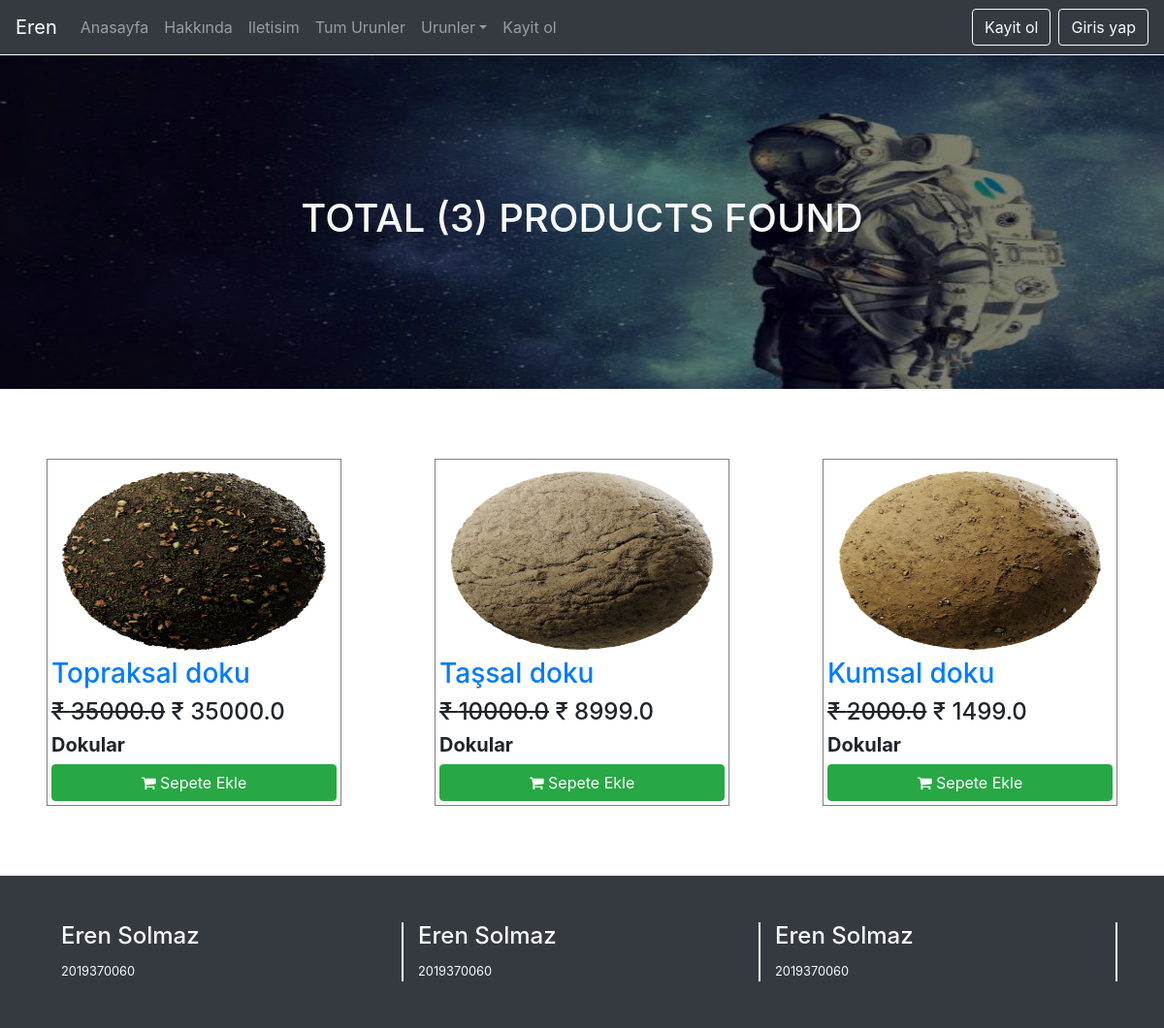
/all_products?cat=1, run on the app's committed database.
### secondapp/models.py (models this page shows, shortened)
class add_product(models.Model):
    seller = models.ForeignKey(User,on_delete=models.CASCADE)
    product_name = models.CharField(max_length=250)
    product_category = models.ForeignKey(Category,on_delete = models.CASCADE )
    product_price = models.FloatField()
    sale_price = models.CharField(max_length=200)
    product_image = models.ImageField(upload_to="products/%Y/%m/%d")
    details = models.TextField()

class Category(models.Model):
    cat_name = models.CharField(max_length=250)
    cover_pic = models.FileField(upload_to="media/%Y/%m/%d")
    description = models.TextField()
    added_on =models.DateTimeField(auto_now_add=True)

### secondapp/views.py (the view)
# urls.py: path("all_products",views.all_products, name="all_products"),
def all_products(request):
    context = {}
    cats = Category.objects.all().order_by("cat_name")
    context["category"] = cats
    all_products = add_product.objects.all().order_by("product_name")
    context["products"] = all_products
    if "qry" in request.GET:
        q = request.GET["qry"]
        prd = add_product.objects.filter(Q(product_name__icontains=q)|Q(product_category__cat_name__contains=q))
        context["products"] = prd
        context["abcd"]="search"
    if "cat" in request.GET:
        cid = request.GET["cat"]
        prd = add_product.objects.filter(product_category__id=cid)
        context["products"] = prd
        context["abcd"]="search"
    return render(request,"allproducts.html",context)

### template/allproducts.html (shortened to what this page needs)
{% extends "base.html" %}
{% load static %}
{% block myblock %}
    <div class="container-fluid" style="background:url('/static/images/c2.jpg');background-size:100% 100%;">
        <div class="row py-5" style="background:rgba(0,0,0,0.5)">
            <div class="col-md-12 py-5 my-5 text-light text-center font-weight-bold text-uppercase">
                {%if abcd %}
                <h1>total ({{products|length}}) products found</h1>
                {% else %}
                <h1>Urunler ({{products|length}})</h1>
                {% endif %}
            </div>
        </div>
    </div>
    <div class="container-fluid">
        <div class="row py-4">
            {% for i in products %}
                <div class="col-md-4 p-5">
                    <div style="border:1px solid gray" class="p-1 hover">
                        <img src="/media/{{i.product_image}}" height="200" width="100%">
                        <h3 style="color:orange">
                        <a href="{% url 'single_product' %}?pid={{i.id}}">{{i.product_name}}</a>
                        </h3>
                        <h4>
                            <span><del>&#8377; {{i.product_price}}</del></span>
                            <span>&#8377; {{i.sale_price}}</span>
                        </h4>
                        <h5><strong>{{i.product_category.cat_name}}</strong></h5>
                        <form action="{% url 'cart' %}" method="post">
                            <button type="submit" class="btn btn-success btn-block">
                                <i class="fa fa-shopping-cart"></i>
                                Sepete Ekle
                            </button>
                        </form>
                    </div>
                </div>
            {% endfor %}
        </div>
    </div>
{% endblock %}

### template/base.html (style rules this page uses)
img { width:100%; }

### data on the page
add_product: product_image (picture), product_name "Topraksal doku", product_price "35000.0", sale_price "35000.0", product_category.cat_name "Dokular"
add_product: product_image (picture), product_name "Taşsal doku", product_price "10000.0", sale_price "8999.0", product_category.cat_name "Dokular"
add_product: product_image (picture), product_name "Kumsal doku", product_price "2000.0", sale_price "1499.0", product_category.cat_name "Dokular"

### other printed values
{{ products|length }} "3"
